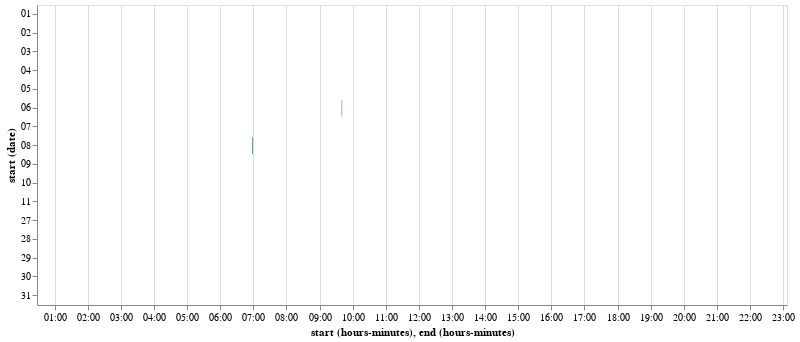

Here is the notebook cell this chart was saved with:
### Code cell
dsCheck = ds[ds['subActNum']==57]

df = pd.DataFrame({ 
    'start': dsCheck.start, 
    'end': dsCheck.end,})

alt.Chart(df.reset_index()).mark_bar().encode(
    y='date(start):O',
    x='hoursminutes(start)',
    x2='hoursminutes(end)',
    detail='index'
).properties(width=750).interactive()

### Figure 1 — Vega-Lite specification as saved in the notebook (floating-point values rounded to 4 significant figures; data arrays with more than 128 entries replaced by an {"elided": "..."} marker saying what was removed)
{"$schema": "https://vega.github.io/schema/vega-lite/v3.4.0.json", "config": {"mark": {"tooltip": null}, "view": {"height": 300, "width": 400}}, "data": {"name": "data-511e83a78b8e0b2663444ebc2df6fb33"}, "datasets": {"data-511e83a78b8e0b2663444ebc2df6fb33": {"elided": "194 records"}}, "encoding": {"detail": {"field": "index", "type": "quantitative"}, "x": {"field": "start", "timeUnit": "hoursminutes", "type": "temporal"}, "x2": {"field": "end", "timeUnit": "hoursminutes"}, "y": {"field": "start", "timeUnit": "date", "type": "ordinal"}}, "mark": "bar", "selection": {"selector001": {"bind": "scales", "encodings": ["x", "y"], "type": "interval"}}, "width": 750}
